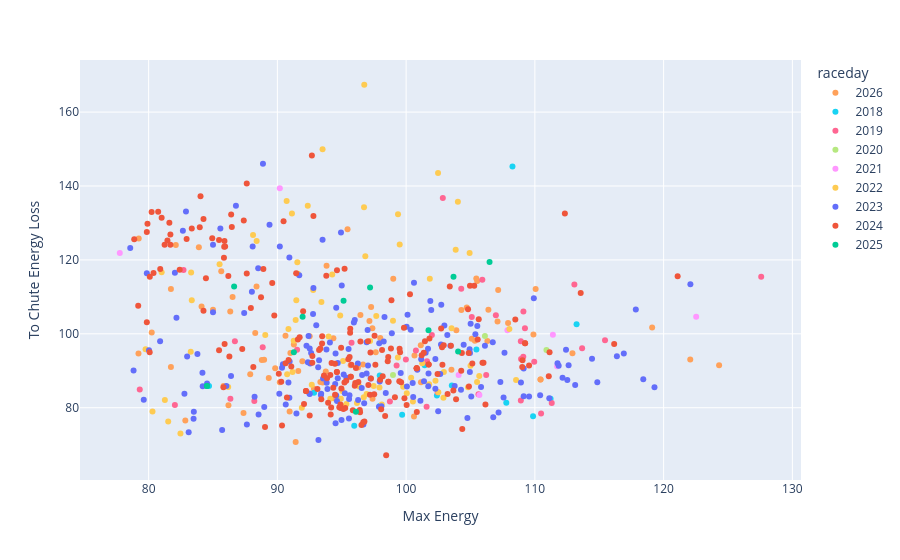

The code cell stored with this chart in its notebook:
### Code cell
px.scatter(freerolls, x='Max Energy', y='To Chute Energy Loss', color='raceday', hover_data=['Id', 'key', 'Time'], color_discrete_map=cmap)

### Figure 1 — Plotly figure (JSON) as saved in the notebook; plotly's stock layout.template omitted (floating-point values rounded to 4 significant figures; data arrays with more than 128 entries replaced by an {"elided": "..."} marker saying what was removed)
{"data": [{"customdata": {"elided": "77x3 mixed values"}, "hovertemplate": "raceday=2026<br>Max Energy=%{x}<br>To Chute Energy Loss=%{y}<br>Id=%{customdata[0]}<br>key=%{customdata[1]}<br>Time=%{customdata[2]}<extra></extra>", "legendgroup": "2026", "marker": {"color": "#FFA15A", "symbol": "circle"}, "mode": "markers", "name": "2026", "orientation": "v", "showlegend": true, "type": "scatter", "x": [79.23, 81.73, 86.34, 93.52, 101.2, 89.83, 97.99, 90.95, 100.7, 85.82, 91.94, 88.97, 96.65, 110.1, 97.38, 104.3, 105.3, 106.4, 107.1, 105.5, 107.2, 96.45, 97.28, 99.0, 97.64, 90.63, 97.39, 101.1, 104.7, 110.4, 96.2, 96.26, 82.85, 83.9, 107.9, 109.9, 82.11, 91.28, 84.11, 80.24, 88.28, 86.52, 79.21, 91.42, 86.2, 87.37, 93.34, 81.73, 95.45, 88.38, 91.01, 97.15, 103.9, 85.64, 94.38, 88.79, 105.5, 91.62, 87.89, 93.82, 90.19, 95.69, 92.51, 119.1, 105.1, 106.3, 93.76, 89.33, 94.35, 85.0, 92.84, 103.5, 110.4, 100.6, 122.1, 124.3, 112.9], "xaxis": "x", "y": [125.8, 112.2, 106.0, 86.8, 86.87, 90.7, 98.87, 78.98, 94.14, 85.85, 92.57, 93.01, 91.68, 112.2, 101.5, 106.5, 98.11, 106.5, 103.3, 115.0, 111.8, 105.1, 107.2, 114.9, 95.03, 99.5, 82.4, 96.94, 107.1, 87.67, 86.42, 90.87, 76.57, 123.4, 102.9, 99.82, 124.1, 97.09, 107.4, 100.4, 100.2, 110.0, 94.67, 70.75, 80.65, 78.59, 86.93, 91.03, 128.3, 112.8, 94.79, 103.5, 100.9, 117.0, 82.58, 92.94, 114.3, 89.96, 89.06, 118.4, 86.88, 91.51, 99.37, 101.7, 98.67, 98.06, 89.82, 88.06, 98.81, 106.5, 85.13, 90.31, 87.67, 77.61, 93.04, 91.48, 94.77], "yaxis": "y"}, {"customdata": [[277, "2018-03-03_Rebecca_Kingpin II_3", 73.5], [280, "2018-03-03_Rebecca_Kingpin II_5", 59.7], [281, "2018-03-03_Rebecca_Kingpin II_4", 60.9], [293, "2018-03-31_Rebecca_Kingpin II_2", 57], [296, "2018-03-31_Rebecca_Kingpin II_1", 68.2], [301, "2018-04-08_Rebecca_Kingpin II_3", 62.1], [302, "2018-04-08_Rebecca_Kingpin II_2", 65.1], [306, "2018-04-14_Beichen_Inviscid_4", 63.4], [307, "2018-04-14_Beichen_Inviscid_1", 64.2], [308, "2018-04-14_Beichen_Inviscid_3", 63.9], [310, "2018-04-14_Beichen_Inviscid_2", 60.7], [321, "2018-04-15_Diamond_Zuke_3", 60.8], [322, "2018-04-15_Diamond_Zuke_2", 58.6], [323, "2018-04-15_Diamond_Zuke_4", 61.4], [325, "2018-04-15_Diamond_Zuke_1", 57.3]], "hovertemplate": "raceday=2018<br>Max Energy=%{x}<br>To Chute Energy Loss=%{y}<br>Id=%{customdata[0]}<br>key=%{customdata[1]}<br>Time=%{customdata[2]}<extra></extra>", "legendgroup": "2018", "marker": {"color": "#19d3f3", "symbol": "circle"}, "mode": "markers", "name": "2018", "orientation": "v", "showlegend": true, "type": "scatter", "x": [84.69, 113.2, 105.5, 111.2, 108.3, 102.4, 92.85, 97.95, 97.95, 101.4, 103.5, 99.69, 107.8, 95.97, 109.9], "xaxis": "x", "y": [85.85, 102.6, 95.77, 82.4, 145.2, 83.33, 84.07, 80.44, 88.7, 91.48, 86.03, 78.08, 81.32, 75.1, 77.72], "yaxis": "y"}, {"customdata": [[335, "2018-09-23_Beichen_Inviscid_2", 72.7], [338, "2018-09-23_Beichen_Inviscid_4", 60.9], [340, "2018-09-23_Beichen_Inviscid_1", 87.8], [341, "2018-09-23_Beichen_Inviscid_3", 59.7], [346, "2018-10-07_Beichen_Inviscid_3", 58.9], [347, "2018-10-07_Beichen_Inviscid_2", 59], [348, "2018-10-07_Nina_Seraph_3", 70.3], [349, "2018-10-07_Nina_Seraph_1", 68.7], [352, "2018-10-07_Nina_Seraph_2", 69], [356, "2018-10-14_Rebecca_Kingpin II_1", 75], [357, "2018-10-14_Rebecca_Kingpin II_3", 61.1], [361, "2018-11-04_Nina_Seraph_1", 77.3], [362, "2018-11-04_Beichen_Inviscid_3", 59.9], [363, "2018-11-04_Nina_Seraph_2", 65.2], [367, "2018-11-04_Beichen_Inviscid_4", 60.1], [369, "2018-11-04_Beichen_Inviscid_1", 60], [373, "2018-11-11_Beichen_Inviscid_2", 64.1], [375, "2018-11-11_Beichen_Inviscid_3", 65.2], [379, "2018-11-11_Rebecca_Kingpin II_2", 63.2], [380, "2018-11-11_Rebecca_Kingpin II_4", 63.9], [381, "2018-11-11_Rebecca_Kingpin II_3", 63], [384, "2018-11-11_Beichen_Inviscid_5", 64.8], [385, "2018-11-11_Beichen_Inviscid_1", 63.4], [386, "2018-11-11_Beichen_Inviscid_6", 66.1], [390, "2018-11-18_Beichen_Inviscid_3", 60.7], [391, "2018-11-18_Beichen_Inviscid_4", 58.8], [400, "2018-11-18_Rebecca_Kingpin II_1", 58.6], [401, "2018-11-18_Rebecca_Kingpin II_2", 58.4], [402, "2018-11-18_Rebecca_Kingpin II_3", 60], [403, "2018-11-18_Rebecca_Kingpin II_4", 58], [404, "2018-11-18_Rebecca_Kingpin II_5", 57.2], [412, "2019-02-23_Beichen_Inviscid_3", 70.5], [414, "2019-02-23_Beichen_Inviscid_6", 61.6], [416, "2019-02-23_Beichen_Inviscid_4", 62.6], [419, "2019-02-23_Beichen_Inviscid_5", 62.3], [421, "2019-02-23_Beichen_Inviscid_1", 84], [423, "2019-02-23_Beichen_Inviscid_2", 75.3]], "hovertemplate": "raceday=2019<br>Max Energy=%{x}<br>To Chute Energy Loss=%{y}<br>Id=%{customdata[0]}<br>key=%{customdata[1]}<br>Time=%{customdata[2]}<extra></extra>", "legendgroup": "2019", "marker": {"color": "#FF6692", "symbol": "circle"}, "mode": "markers", "name": "2019", "orientation": "v", "showlegend": true, "type": "scatter", "x": [86.35, 101.6, 82.71, 106.2, 113.7, 110.0, 102.0, 82.04, 88.21, 91.53, 98.74, 86.7, 108.9, 95.76, 127.6, 109.1, 113.1, 105.1, 99.26, 100.8, 101.6, 105.9, 109.1, 104.3, 108.9, 115.5, 105.6, 108.9, 102.5, 111.3, 110.5, 88.86, 109.2, 107.0, 99.98, 102.8, 79.31], "xaxis": "x", "y": [82.4, 80.29, 117.3, 88.84, 96.12, 92.46, 99.69, 80.77, 81.81, 95.69, 81.67, 97.97, 97.97, 97.57, 115.4, 93.8, 113.4, 104.5, 91.41, 95.49, 92.6, 114.6, 106.1, 112.2, 93.21, 98.29, 83.64, 81.93, 84.19, 81.3, 78.43, 96.37, 101.5, 105.0, 93.03, 136.8, 84.92], "yaxis": "y"}, {"customdata": [[557, "2019-11-10_Nina_Seraph_4", 59.3], [558, "2019-11-10_Nina_Seraph_2", 60.7], [566, "2019-11-10_Nina_Seraph_1", 62.6], [570, "2019-11-10_Nina_Seraph_3", 62]], "hovertemplate": "raceday=2020<br>Max Energy=%{x}<br>To Chute Energy Loss=%{y}<br>Id=%{customdata[0]}<br>key=%{customdata[1]}<br>Time=%{customdata[2]}<extra></extra>", "legendgroup": "2020", "marker": {"color": "#B6E880", "symbol": "circle"}, "mode": "markers", "name": "2020", "orientation": "v", "showlegend": true, "type": "scatter", "x": [115.9, 110.9, 98.98, 106.1], "xaxis": "x", "y": [NaN, 95.6, 88.86, 99.43], "yaxis": "y"}, {"customdata": [[590, "2021-04-17_Claire_Zuke_2", 109.2], [591, "2021-04-17_Claire_Zuke_3", 113.3], [597, "2021-04-24_Cynthia_Seraph_2", 61.4], [599, "2021-04-24_Cynthia_Seraph_3", 62], [601, "2021-04-24_Cynthia_Seraph_5", 58.8], [602, "2021-04-24_Cynthia_Seraph_7", 58.9], [603, "2021-04-24_Cynthia_Seraph_1", 61.3], [605, "2021-04-24_Cynthia_Seraph_6", 59.1]], "hovertemplate": "raceday=2021<br>Max Energy=%{x}<br>To Chute Energy Loss=%{y}<br>Id=%{customdata[0]}<br>key=%{customdata[1]}<br>Time=%{customdata[2]}<extra></extra>", "legendgroup": "2021", "marker": {"color": "#FF97FF", "symbol": "circle"}, "mode": "markers", "name": "2021", "orientation": "v", "showlegend": true, "type": "scatter", "x": [77.76, 90.19, 107.9, 111.4, 111.7, 105.7, 104.1, 122.5], "xaxis": "x", "y": [121.9, 139.4, 101.0, 99.73, 91.21, 83.45, 88.89, 104.6], "yaxis": "y"}, {"customdata": {"elided": "77x3 mixed values"}, "hovertemplate": "raceday=2022<br>Max Energy=%{x}<br>To Chute Energy Loss=%{y}<br>Id=%{customdata[0]}<br>key=%{customdata[1]}<br>Time=%{customdata[2]}<extra></extra>", "legendgroup": "2022", "marker": {"color": "#FECB52", "symbol": "circle"}, "mode": "markers", "name": "2022", "orientation": "v", "showlegend": true, "type": "scatter", "x": [88.11, 81.01, 85.51, 93.51, 90.72, 91.59, 93.42, 92.78, 94.11, 91.47, 90.76, 96.83, 89.06, 95.36, 105.0, 100.4, 95.19, 108.0, 86.18, 80.3, 91.9, 91.42, 102.5, 105.5, 95.04, 98.11, 79.76, 82.47, 81.52, 102.9, 104.8, 83.3, 83.27, 94.88, 81.26, 96.18, 91.55, 92.67, 97.93, 96.36, 91.18, 102.9, 101.2, 96.75, 96.71, 99.77, 97.48, 104.0, 99.5, 91.13, 94.26, 88.39, 92.36, 102.5, 103.8, 90.86, 98.98, 91.27, 96.73, 101.8, 99.37, 83.35, 104.9, 97.2, 101.8, 97.68, 100.0, 102.3, 103.5, 96.93, 93.98, 95.1, 99.36, 94.93, 108.5, 105.7, 100.5], "xaxis": "x", "y": [126.8, 116.6, 118.8, 149.9, 136.0, 116.2, 108.6, 111.9, 82.42, 109.1, 89.05, 121.0, 99.67, 80.98, 91.37, 88.12, 80.35, 101.3, 85.58, 78.96, 80.0, 103.7, 84.2, 86.95, 84.54, 80.85, 95.82, 73.0, 76.3, 82.68, 85.55, 116.6, 95.16, 105.0, 82.12, 81.29, 119.4, 86.2, 85.45, 85.73, 89.7, 89.65, 92.04, 167.4, 82.86, 85.71, 85.88, 135.8, 124.2, 132.6, 116.1, 125.1, 134.7, 143.5, 122.8, 101.3, 103.5, 98.12, 134.2, 114.9, 132.4, 109.1, 121.8, 98.04, 86.37, 104.8, 83.9, 87.32, 101.5, 83.69, 99.27, 92.65, 93.61, 82.4, 87.5, 88.61, 81.68], "yaxis": "y"}, {"customdata": {"elided": "176x3 mixed values"}, "hovertemplate": "raceday=2023<br>Max Energy=%{x}<br>To Chute Energy Loss=%{y}<br>Id=%{customdata[0]}<br>key=%{customdata[1]}<br>Time=%{customdata[2]}<extra></extra>", "legendgroup": "2023", "marker": {"color": "#636efa", "symbol": "circle"}, "mode": "markers", "name": "2023", "orientation": "v", "showlegend": true, "type": "scatter", "x": {"elided": "176 float values"}, "xaxis": "x", "y": {"elided": "176 float values"}, "yaxis": "y"}, {"customdata": {"elided": "193x3 mixed values"}, "hovertemplate": "raceday=2024<br>Max Energy=%{x}<br>To Chute Energy Loss=%{y}<br>Id=%{customdata[0]}<br>key=%{customdata[1]}<br>Time=%{customdata[2]}<extra></extra>", "legendgroup": "2024", "marker": {"color": "#EF553B", "symbol": "circle"}, "mode": "markers", "name": "2024", "orientation": "v", "showlegend": true, "type": "scatter", "x": {"elided": "193 float values"}, "xaxis": "x", "y": {"elided": "193 float values"}, "yaxis": "y"}, {"customdata": [[1183, "2024-09-15_Natalie_Seraph_2", 62.5], [1206, "2024-10-05_Natalie_Seraph_3", 69.8], [1206, "2024-10-05_Natalie_Seraph_3", 69.8], [1228, "2024-10-26_Natalie_Seraph_4", 64.5], [1229, "2024-10-26_Natalie_Seraph_3", 67.4], [1230, "2024-10-26_Natalie_Seraph_1", 69.1], [1231, "2024-10-26_Natalie_Seraph_2", 67.8], [1246, "2024-11-02_Emily_Kingpin II_3", 71.9], [1248, "2024-11-02_Emily_Kingpin II_1", 80.5], [1251, "2024-11-02_Emily_Kingpin II_2", 75.8], [1302, "2024-11-09_Natalie_Seraph_2", 72], [1359, "2025-03-23_Natalie_Seraph_2", 63.3]], "hovertemplate": "raceday=2025<br>Max Energy=%{x}<br>To Chute Energy Loss=%{y}<br>Id=%{customdata[0]}<br>key=%{customdata[1]}<br>Time=%{customdata[2]}<extra></extra>", "legendgroup": "2025", "marker": {"color": "#00cc96", "symbol": "circle"}, "mode": "markers", "name": "2025", "orientation": "v", "showlegend": true, "type": "scatter", "x": [96.1, 84.53, 84.53, 101.7, 106.5, 103.7, 97.2, 91.28, 86.64, 91.96, 95.14, 104.0], "xaxis": "x", "y": [78.88, 85.87, 85.87, 101.0, 119.4, 115.5, 112.5, 95.02, 112.8, 104.6, 108.9, 95.24], "yaxis": "y"}], "layout": {"legend": {"title": {"text": "raceday"}, "tracegroupgap": 0}, "margin": {"t": 60}, "xaxis": {"anchor": "y", "domain": [0, 1], "title": {"text": "Max Energy"}}, "yaxis": {"anchor": "x", "domain": [0, 1], "title": {"text": "To Chute Energy Loss"}}}}
